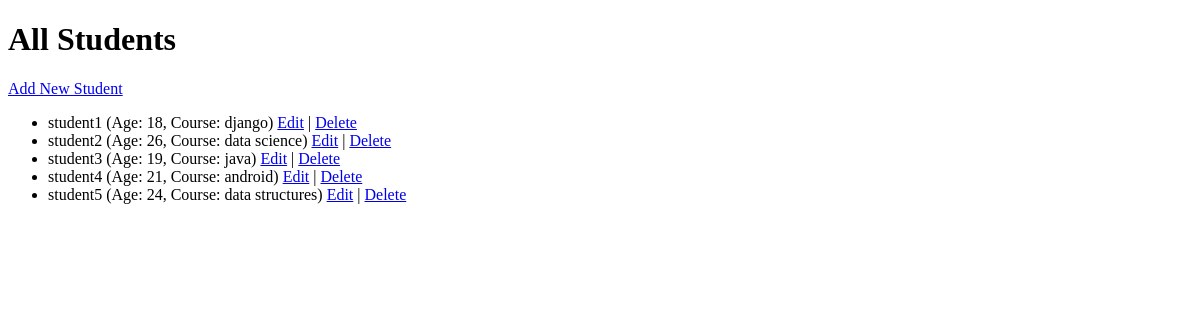
Page /api/ on the earlier database version.
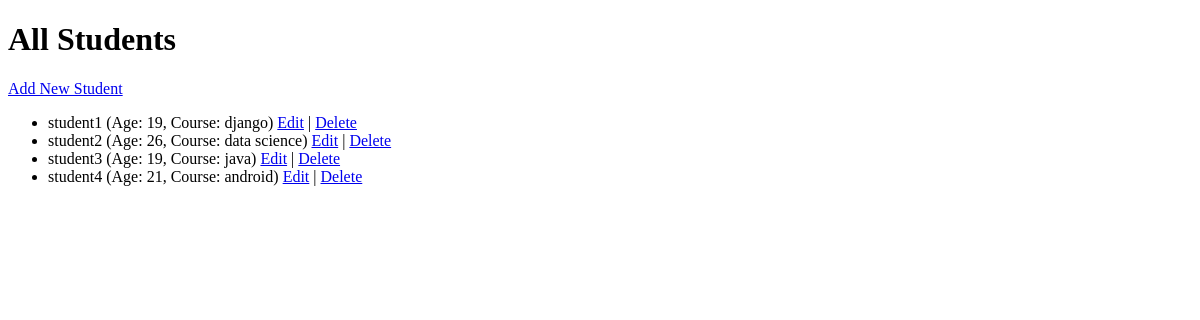
Same page on the later database version.
### students/models.py (models this page shows, shortened)
class Student(models.Model):
    name = models.CharField(max_length=100)
    age = models.IntegerField()
    course = models.CharField(max_length=100)

### students/views.py (the view)
# urls.py: path('', student_list_view, name='student-list'),
def student_list_view(request):
    students = Student.objects.all()
    return render(request, 'index.html', {'students': students})

### students/templates/index.html (shortened to what this page needs)
<!DOCTYPE html>
<html lang="en">
<head>
</head>
<body>
    <h1>All Students</h1>
    <a href="/create/">Add New Student</a>
    <ul>
        {% for student in students %}
        <li>
            {{ student.name }} (Age: {{ student.age }}, Course: {{ student.course }})
            <a href="/update/{{ student.id }}/">Edit</a> |
            <a href="/delete/{{ student.id }}/">Delete</a>
        </li>
        {% endfor %}
    </ul>
</body>
</html>

Differences in the rows shown:
removed Student: name "student5", age "24", course "data structures"
changed Student "student1": age "18" → "19"
